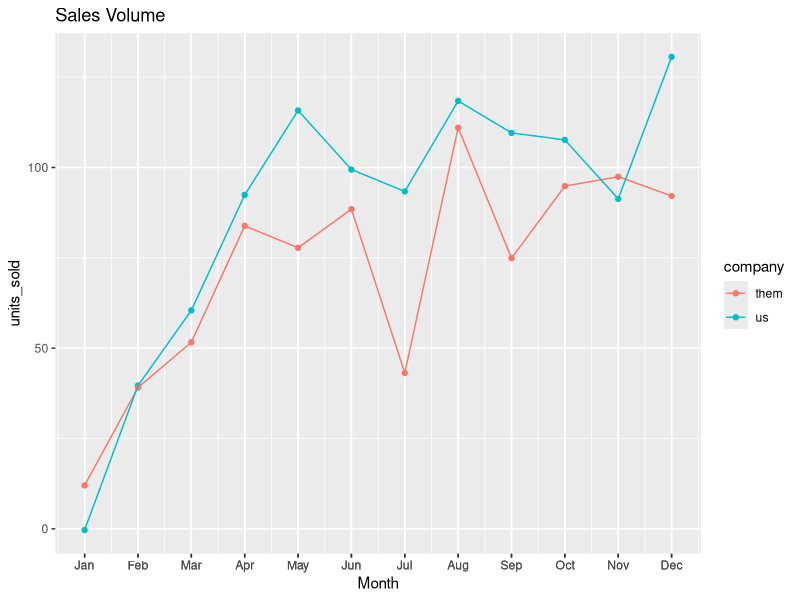
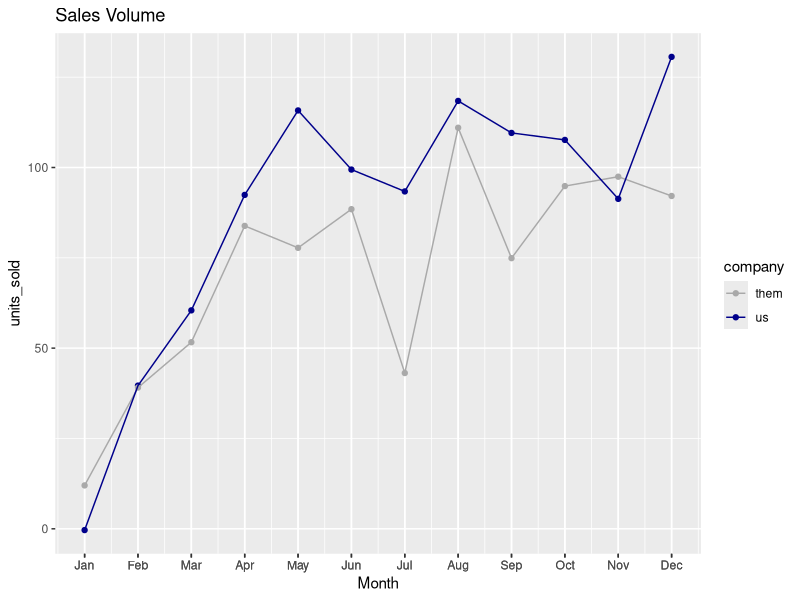
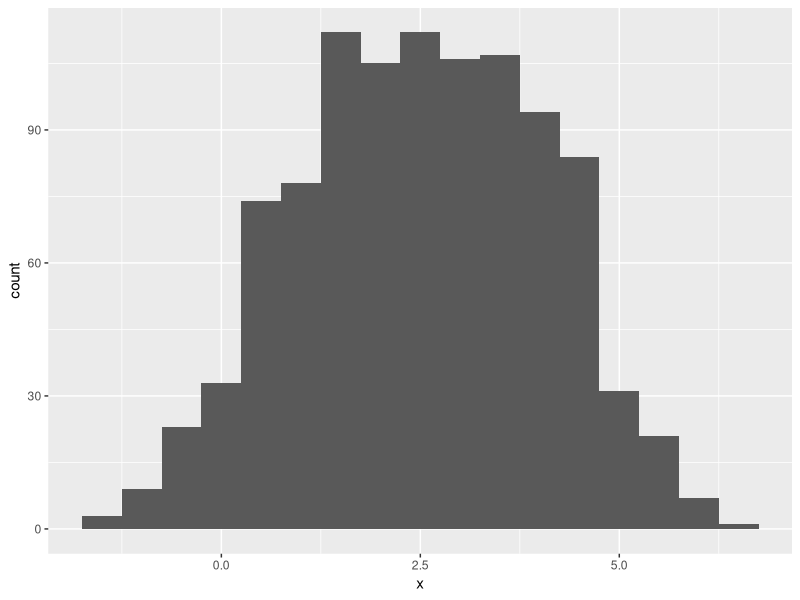
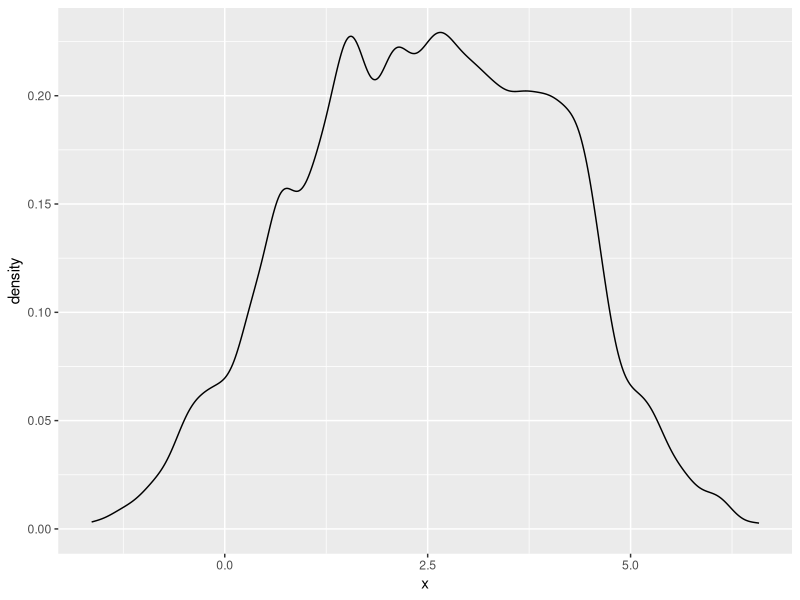
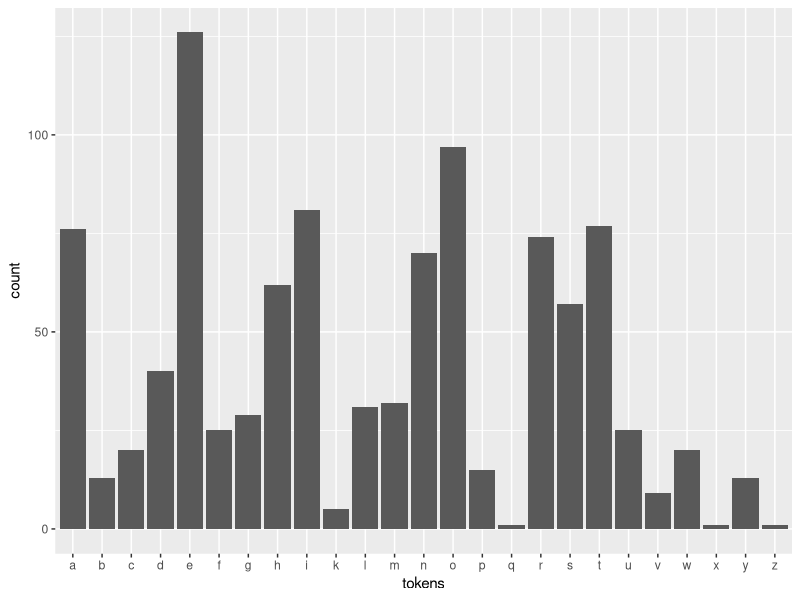

Write the R code that produced these figures, in order. (Note: this script raises an error after producing the figures.)
## ---- chunk 1
library(ggplot2)
library(hexbin) # for making hexbin plots
library(GGally) # for the pair plots
library(mvtnorm) # for the multivariate gaussians

set.seed(32534557)
## ---- chunk 2
scurve = function(x) {2*(1+exp(-x))^-1 - 1}

N = 12 # multiple of 12
x = 1:N
month = c("Jan", "Feb", "Mar", "Apr", "May", "Jun", "Jul", "Aug", "Sep", "Oct", "Nov", "Dec")
oursales = 100*(scurve(x-1) + 0.15*rnorm(N))
usf = data.frame(x=x, month=month, units_sold=oursales, company="us")
theirsales = 100*(sin(0.05*pi*x) + 0.15*rnorm(N))
tsf = data.frame(x=x, month=month, units_sold=theirsales, company="them")

dataf = rbind(usf, tsf)
## ---- chunk 3
ggplot(dataf, aes(x=x, y=units_sold, color=company)) + 
  geom_point() + geom_line() +
  scale_x_continuous("Month", breaks=dataf$x, labels=dataf$month) + 
  ggtitle("Sales Volume")
## ---- chunk 4
ggplot(dataf, aes(x=x, y=units_sold, color=company)) + 
  geom_point() + geom_line() +
  scale_x_continuous("Month", breaks=dataf$x, labels=dataf$month) +
  scale_color_manual(values=c("us" = "darkblue", "them" = "darkgray")) +
  ggtitle("Sales Volume")

## ---- chunk 5
N = 1000

# continuous variable: mixture of gaussians
centers = sample(1:4, size=N, replace=TRUE)
x = centers + rnorm(N, sd=1)

# discrete variable: letters of the alphabet
# frequencies of letters in english 
# source: http://en.algoritmy.net/article/40379/Letter-frequency-English
letterFreqs = c(8.167, 1.492, 2.782, 4.253, 12.702, 2.228,
2.015, 6.094, 6.966, 0.153, 0.772, 4.025, 2.406, 6.749, 7.507, 1.929,
0.095, 5.987, 6.327, 9.056, 2.758, 0.978, 2.360, 0.150, 1.974, 0.074)
letterFreqs = letterFreqs/100

# draw letters proportional to their frequency in English
tokens = sample(letters, size=N, replace=TRUE, prob=letterFreqs)

df = data.frame(x=x, tokens=tokens)                      
## ---- chunk 6
# histogram defaults to binwidth range/30. Here we set it explicitly
ggplot(df, aes(x=x)) + geom_histogram(binwidth=0.5)
## ---- chunk 7
ggplot(df, aes(x=x)) + geom_density(adjust=0.5)  # set the smoothing kernel to half the default, for a little more detail
## ---- chunk 8
# the easy way to do this is with geom_bar (bar plot)
ggplot(df, aes(x=tokens)) + geom_bar()

# Cleveland prefers dot plots, which are a bit more complicated
zero = function (x) {0}  # A function that only returns 0
ggplot(df, aes(x=tokens)) + geom_point(stat="bin") +
                            stat_summary(aes(y=1), fun.ymin=zero, fun.ymax=sum, geom="linerange") +
                            theme(axis.text.x=element_text(size=12, color="black")) # make the font more legible

# Cleveland also recommends that we sort the letters by frequency, to make the plot
# easier to read.
# To do that in ggplot, we have to reorder the factor levels in sorted order
# (it's easier in baseplot)
n = length(df$tokens)
unit = numeric(n)-1 # a vector of all negative 1s
df$tokens = reorder(df$tokens, unit, FUN=sum) # now sorted by frequency, descending

ggplot(df, aes(x=tokens)) + geom_point(stat="bin") +
                            stat_summary(aes(y=1), fun.ymin=zero, fun.ymax=sum, geom="linerange") +
                            theme(axis.text.x=element_text(size=12, color="black"))

# compare with the bar chart
ggplot(df, aes(x=tokens)) + geom_bar()

## ---- chunk 9

# we'll do this as a function, so we can create sets of different sizes
 makedata = function(N) {
   x = rnorm(N, sd=5)
   u  = 3+sin(0.05*pi*x)
   v = (1+exp(-x))^-1 + 0.25*rnorm(N) # noisy sigmoid
   
   centers = sample(1:4, size=N, replace=TRUE)
   w = centers + rnorm(N, sd=1)
   map =c("gp1", "gp2", "gp3", "gp4")
   gp = map[centers] # gp is now a categorical variable
   
   data.frame(x=x,u=u,v=v,gp=gp,w=w)
  }

df = makedata(1000)
## ---- chunk 10
ggplot(df, aes(x=x, y=u)) + geom_line()
## ---- chunk 11
ggplot(df, aes(x=x,y=v)) + geom_point() 
## ---- chunk 12
ggplot(df, aes(x=x,y=v)) + geom_point() + geom_smooth()
## ---- chunk 13
densef = makedata(10000)
# you can see the general shape, but you lose some of the internal detail
ggplot(densef, aes(x=x,y=v)) + geom_point() + geom_smooth()

# remember hexbin requires the hexbin package (see library call, above)
# as with geom_histogram, you can custom set the binwidth "(binwidth=c(xwidth, ywidth))"
# but we'll leave it as the default
ggplot(densef, aes(x=x,y=v)) + geom_hex() +
  geom_smooth(color="white", se=F) # add the smoothing curve, turn off the standard error ribbon
## ---- chunk 14
ggplot(subset(df, df$gp %in% c("gp1", "gp2")), aes(w, color=gp)) + geom_density()

# we can do all four categories, but it gets harder to read
ggplot(df, aes(w, color=gp)) + geom_density()

## ---- chunk 15
ggplot(df, aes(x=w)) + geom_density() + facet_wrap(~gp)
## ---- chunk 16
# the default style
ggplot(df, aes(x=gp, y=w)) + geom_boxplot()

# my preferred style, with the points jittered beneath
ggplot(df, aes(x=gp, y=w)) + geom_boxplot(outlier.size=0) + # turn off the outlier points
   geom_point(position=position_jitter(width=0.4), alpha=0.2)
   # add the actual points, slightly jittered along x and made partially transparent


## ---- chunk 17
ggplot(df, aes(x=x,y=w+u)) + geom_point() + geom_smooth() + facet_wrap(~gp)
## ---- chunk 18
N=1000
categories = c("gp1", "gp2", "gp3", "gp4")
coins = c(0.4, 0.2, 0.75, 0.9)
catfreq = c(1,2,3,4); catfreq = catfreq/sum(catfreq)

gp = sample(categories, size=N, replace=TRUE, prob=catfreq)
target = character(N) # an empty character vector of length N

# not the most efficient way to do this, but easy to read
for(i in 1:4) {
  ix = which(gp==categories[i]) # find which gp members are in category (their indices)
  nx = length(ix)
  target[ix] = ifelse(runif(nx) <= coins[i], "blue", "gray")
  # category i has target="blue" with probability coins[i]
}

# gp has 4 possible values, target has 2
df = data.frame(gp=gp, target=target)

## ---- chunk 19
ggplot(df, aes(x=gp, fill=target)) + geom_bar() +
  scale_fill_manual(values=c("blue" = "darkblue", "gray"="darkgray")) # set the colors manually
## ---- chunk 20
ggplot(df, aes(x=gp, fill=target)) + geom_bar(position="dodge") +
  scale_fill_manual(values=c("blue" = "darkblue", "gray"="darkgray")) # set the colors manually
## ---- chunk 21
ggplot(df, aes(x=gp, fill=target)) + geom_bar(position="fill") +
  scale_fill_manual(values=c("blue" = "darkblue", "gray"="darkgray")) # set the colors manually
## ---- chunk 22
# make this a function, because we'll use it again
makecolors = function(gp) {
  n = length(gp)
  categories = sort(unique(gp))
  target=character(n)
  colors = c("blue", "gray", "green", "brown")
  # this assumes gp has at most 4 unique values.
  # I should fix it, but I don't need to, for this knitr doc
  coins = list(c(1,2,3,4)/10, c(2,3,4,1)/10, c(3,4,1,2)/10, c(4,1,2,3)/10)
  for(i in 1:4) {
    ix = which(gp==categories[i]) # same gp vector as before
    nx = length(ix)
    target[ix] = sample(colors, size=nx, replace=TRUE, prob=coins[[i]])
    }
  target
}
df4 = data.frame(gp=gp, target=makecolors(gp))
## ---- chunk 23
# Let's try a side-by-side, first. You should try all the others,
# just to see what they look like. What is obvious and what is not obvious from 
# each graph?
ggplot(df4, aes(x=gp, fill=target)) + geom_bar(position="dodge") + 
  scale_fill_manual(values=c("blue"="darkblue", "gray"="darkgray", "green"="darkgreen", "brown"="saddlebrown"))

# now faceted on target
ggplot(df4, aes(x=gp)) + geom_bar(position="dodge") + 
  facet_wrap(~target, scales="free_y") # let each facet scale y on its own

# or on gp
ggplot(df4, aes(x=target, fill=target)) + geom_bar(position="dodge") + 
  scale_fill_manual(values=c("blue"="darkblue", "gray"="darkgray", "green"="darkgreen", "brown"="saddlebrown")) + 
  facet_wrap(~gp, scales="free_y") # let each facet scale y on its own
## ---- chunk 24
# go back to some earlier datasets
df = makedata(1000)
df$color = makecolors(df$gp)

# plot all the columns but x and u
# the lists that go to upper and lower
# tell ggpairs that continuous-countinouous plots should be scatterplots
# and continuous-discrete plots should be faceted density plots
# and discrete-discrete plots should be "bar" plot
ggpairs(df[, c("v", "gp", "w", "color")], 
        axisLabels="internal", # put the axis labels in the diagonals (default is to put them outside)
        upper=list(continuous='points', combo='facetdensity'),
        lower=list(continuous='points', combo='facetdensity'))
       
## ---- chunk 25
N = 600

c1 = c(0,0,0,0)
c2 = c(0,3,0,0)
c3 = c(0,1,0,3)

# rmvnorm is in package mvtnorm and returns 
# points drawn from a multivariate gaussian with mean mean and 
# covariance matrix sigma (which defaults to the identity)
blue = as.data.frame(rmvnorm(N/3, mean=c1))
blue$color="blue"

brown = as.data.frame(rmvnorm(N/3, mean=c2))
brown$color="brown"

green=as.data.frame(rmvnorm(N/3, mean=c3))
green$color="green"

# each row is a point in 4-d, plus a color
points=rbind(rbind(blue, brown), green)
summary(points)
## ---- chunk 26
# plot the data points (columns 1:4), coded by color
ggpairs(points, 1:4, color="color")

# get the distance matrix (the distances between all points in the dataset
pdists = dist(points[,1:4])

# get the 2d projection
project2d = as.data.frame(cmdscale(pdists, k=2))
summary(project2d)
project2d$color=points$color

# plot it
ggplot(project2d, aes(x=V1, y=V2, color=color, shape=color)) + geom_point() + 
  scale_color_manual(values=c("blue"="darkblue", "brown"="saddlebrown", "green"="darkgreen"))

